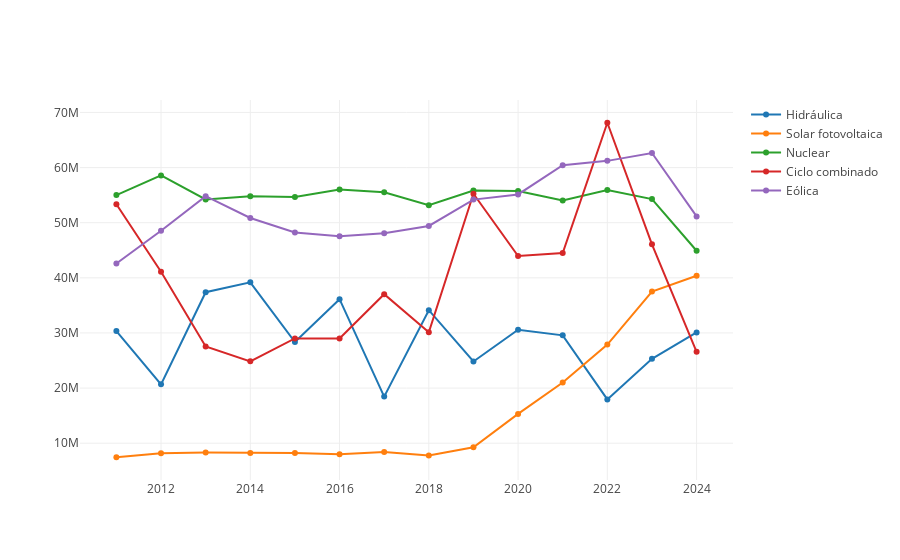

Notebook code for this chart:
### Markdown cell above
### Gráfico evolución anual distintos tipos de energia

### Code cell
def AnalisisEnergiasAnual(listaEnergias: Seq[String], dataFrameBalance: DataFrame): Unit = {
  // Agrupar y calcular la media para datos renovables
  def calcularMediaAnual(df: DataFrame, tipo: String): DataFrame = {
    df.filter(col("Tipo") === tipo)
      .filter(date_format(col("FechaCompleta"), "yyyy") =!= "2010")  
      .groupBy(date_format(col("FechaCompleta"), "yyyy").as("Año"))
      .agg(sum("Valor").as("ValorPromedio"))
      .orderBy("Año")
  }

  val valores = listaEnergias.map(tipoEnergia => calcularMediaAnual(dataFrameBalance, tipoEnergia))
  val fechas = valores.head.select("Año").as[String].collect.toSeq
  val seqValores = valores.map(valor => valor.select("ValorPromedio").as[Double].collect.toSeq)

  val traces = listaEnergias.zip(seqValores).map { case (nombre, seqValor) =>
    Scatter(fechas, seqValor, name = nombre)
  }

  val data = traces
  plot(data)
}

val EnergiasParaAnalizar = Seq("Hidráulica", "Solar fotovoltaica", "Nuclear", "Ciclo combinado", "Eólica")
AnalisisEnergiasAnual(EnergiasParaAnalizar, dataFrameBalance)

### Figure 1 — Plotly figure (JSON) as saved in the notebook; plotly's stock layout.template omitted (floating-point values rounded to 4 significant figures)
{"data": [{"name": "Hidráulica", "type": "scatter", "x": ["2011", "2012", "2013", "2014", "2015", "2016", "2017", "2018", "2019", "2020", "2021", "2022", "2023", "2024"], "y": [30350000.0, 20680000.0, 37390000.0, 39180000.0, 28340000.0, 36120000.0, 18450000.0, 34130000.0, 24820000.0, 30590000.0, 29560000.0, 17940000.0, 25310000.0, 30100000.0]}, {"name": "Solar fotovoltaica", "type": "scatter", "x": ["2011", "2012", "2013", "2014", "2015", "2016", "2017", "2018", "2019", "2020", "2021", "2022", "2023", "2024"], "y": [7451000.0, 8196000.0, 8325000.0, 8220000.0, 8233000.0, 7982000.0, 8400000.0, 7770000.0, 9256000.0, 15310000.0, 21000000.0, 27900000.0, 37500000.0, 40390000.0]}, {"name": "Nuclear", "type": "scatter", "x": ["2011", "2012", "2013", "2014", "2015", "2016", "2017", "2018", "2019", "2020", "2021", "2022", "2023", "2024"], "y": [55010000.0, 58590000.0, 54210000.0, 54810000.0, 54660000.0, 56020000.0, 55540000.0, 53170000.0, 55850000.0, 55760000.0, 54020000.0, 55940000.0, 54290000.0, 44910000.0]}, {"name": "Ciclo combinado", "type": "scatter", "x": ["2011", "2012", "2013", "2014", "2015", "2016", "2017", "2018", "2019", "2020", "2021", "2022", "2023", "2024"], "y": [53350000.0, 41100000.0, 27540000.0, 24850000.0, 29010000.0, 29020000.0, 37030000.0, 30110000.0, 55260000.0, 43960000.0, 44510000.0, 68130000.0, 46070000.0, 26570000.0]}, {"name": "Eólica", "type": "scatter", "x": ["2011", "2012", "2013", "2014", "2015", "2016", "2017", "2018", "2019", "2020", "2021", "2022", "2023", "2024"], "y": [42600000.0, 48530000.0, 54810000.0, 50860000.0, 48230000.0, 47540000.0, 48110000.0, 49410000.0, 54190000.0, 55120000.0, 60420000.0, 61220000.0, 62650000.0, 51140000.0]}], "layout": {"autosize": true, "xaxis": {"autorange": true, "range": [2010.0, 2025.0], "type": "linear"}, "yaxis": {"autorange": true, "range": [3006000.0, 72580000.0], "type": "linear"}}}
